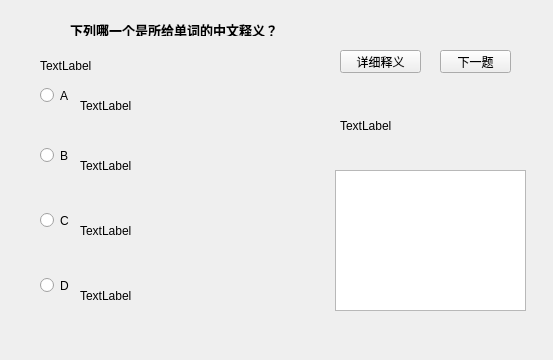
<?xml version="1.0" encoding="UTF-8"?>
<ui version="4.0">
 <class>Test1</class>
 <widget class="QWidget" name="Test1">
  <property name="geometry">
   <rect>
    <x>0</x>
    <y>0</y>
    <width>553</width>
    <height>360</height>
   </rect>
  </property>
  <property name="windowTitle">
   <string>Form</string>
  </property>
  <widget class="QRadioButton" name="A">
   <property name="geometry">
    <rect>
     <x>40</x>
     <y>80</y>
     <width>31</width>
     <height>31</height>
    </rect>
   </property>
   <property name="text">
    <string>A</string>
   </property>
  </widget>
  <widget class="QLabel" name="label">
   <property name="geometry">
    <rect>
     <x>70</x>
     <y>20</y>
     <width>231</width>
     <height>16</height>
    </rect>
   </property>
   <property name="text">
    <string>&lt;html&gt;&lt;head/&gt;&lt;body&gt;&lt;p&gt;&lt;span style=&quot; font-size:10pt; font-weight:600;&quot;&gt;下列哪一个是所给单词的中文释义？&lt;/span&gt;&lt;/p&gt;&lt;/body&gt;&lt;/html&gt;</string>
   </property>
  </widget>
  <widget class="QRadioButton" name="B">
   <property name="geometry">
    <rect>
     <x>40</x>
     <y>140</y>
     <width>31</width>
     <height>31</height>
    </rect>
   </property>
   <property name="text">
    <string>B</string>
   </property>
  </widget>
  <widget class="QRadioButton" name="C">
   <property name="geometry">
    <rect>
     <x>40</x>
     <y>200</y>
     <width>41</width>
     <height>41</height>
    </rect>
   </property>
   <property name="text">
    <string>C</string>
   </property>
  </widget>
  <widget class="QRadioButton" name="D">
   <property name="geometry">
    <rect>
     <x>40</x>
     <y>270</y>
     <width>41</width>
     <height>31</height>
    </rect>
   </property>
   <property name="text">
    <string>D</string>
   </property>
  </widget>
  <widget class="QLabel" name="test_word">
   <property name="geometry">
    <rect>
     <x>40</x>
     <y>50</y>
     <width>91</width>
     <height>31</height>
    </rect>
   </property>
   <property name="text">
    <string>TextLabel</string>
   </property>
  </widget>
  <widget class="QPushButton" name="detail_btn">
   <property name="geometry">
    <rect>
     <x>340</x>
     <y>50</y>
     <width>81</width>
     <height>23</height>
    </rect>
   </property>
   <property name="text">
    <string>详细释义</string>
   </property>
  </widget>
  <widget class="QPushButton" name="next_btn">
   <property name="geometry">
    <rect>
     <x>440</x>
     <y>50</y>
     <width>71</width>
     <height>23</height>
    </rect>
   </property>
   <property name="text">
    <string>下一题</string>
   </property>
  </widget>
  <widget class="QLabel" name="A_text">
   <property name="geometry">
    <rect>
     <x>80</x>
     <y>70</y>
     <width>231</width>
     <height>71</height>
    </rect>
   </property>
   <property name="text">
    <string>TextLabel</string>
   </property>
  </widget>
  <widget class="QLabel" name="B_text">
   <property name="geometry">
    <rect>
     <x>80</x>
     <y>130</y>
     <width>231</width>
     <height>71</height>
    </rect>
   </property>
   <property name="text">
    <string>TextLabel</string>
   </property>
  </widget>
  <widget class="QLabel" name="C_text">
   <property name="geometry">
    <rect>
     <x>80</x>
     <y>190</y>
     <width>231</width>
     <height>81</height>
    </rect>
   </property>
   <property name="text">
    <string>TextLabel</string>
   </property>
  </widget>
  <widget class="QLabel" name="D_text">
   <property name="geometry">
    <rect>
     <x>80</x>
     <y>260</y>
     <width>231</width>
     <height>71</height>
    </rect>
   </property>
   <property name="text">
    <string>TextLabel</string>
   </property>
  </widget>
  <widget class="QLabel" name="ans">
   <property name="geometry">
    <rect>
     <x>340</x>
     <y>100</y>
     <width>181</width>
     <height>51</height>
    </rect>
   </property>
   <property name="text">
    <string>TextLabel</string>
   </property>
  </widget>
  <widget class="QTextBrowser" name="textBrowser">
   <property name="geometry">
    <rect>
     <x>335</x>
     <y>170</y>
     <width>191</width>
     <height>141</height>
    </rect>
   </property>
  </widget>
 </widget>
 <resources/>
 <connections/>
</ui>
